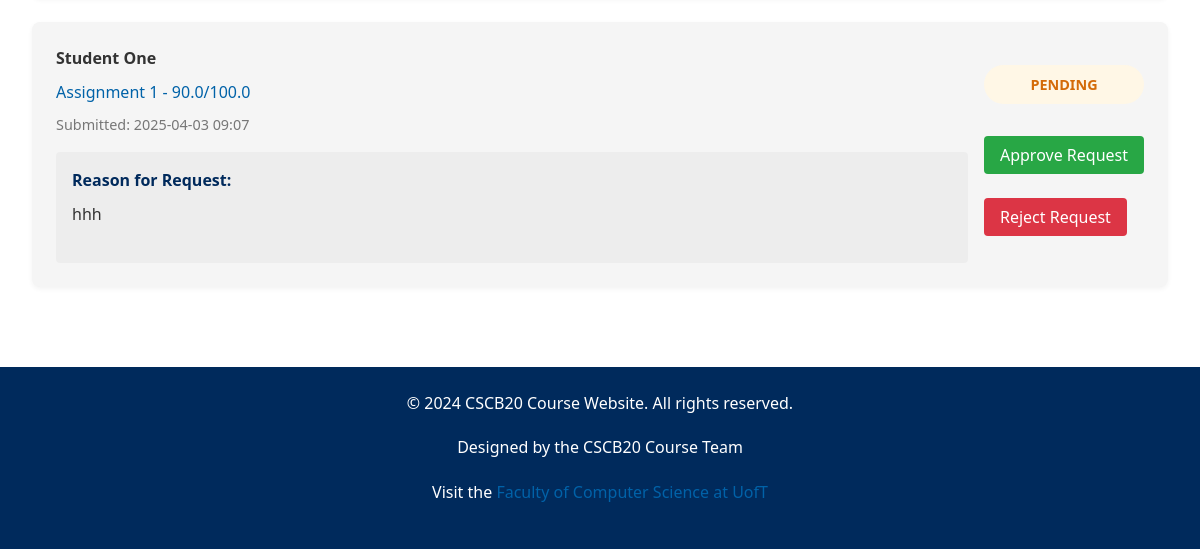
The page /instructor/remark-requests (signed in, lower part) on the database as committed earlier.
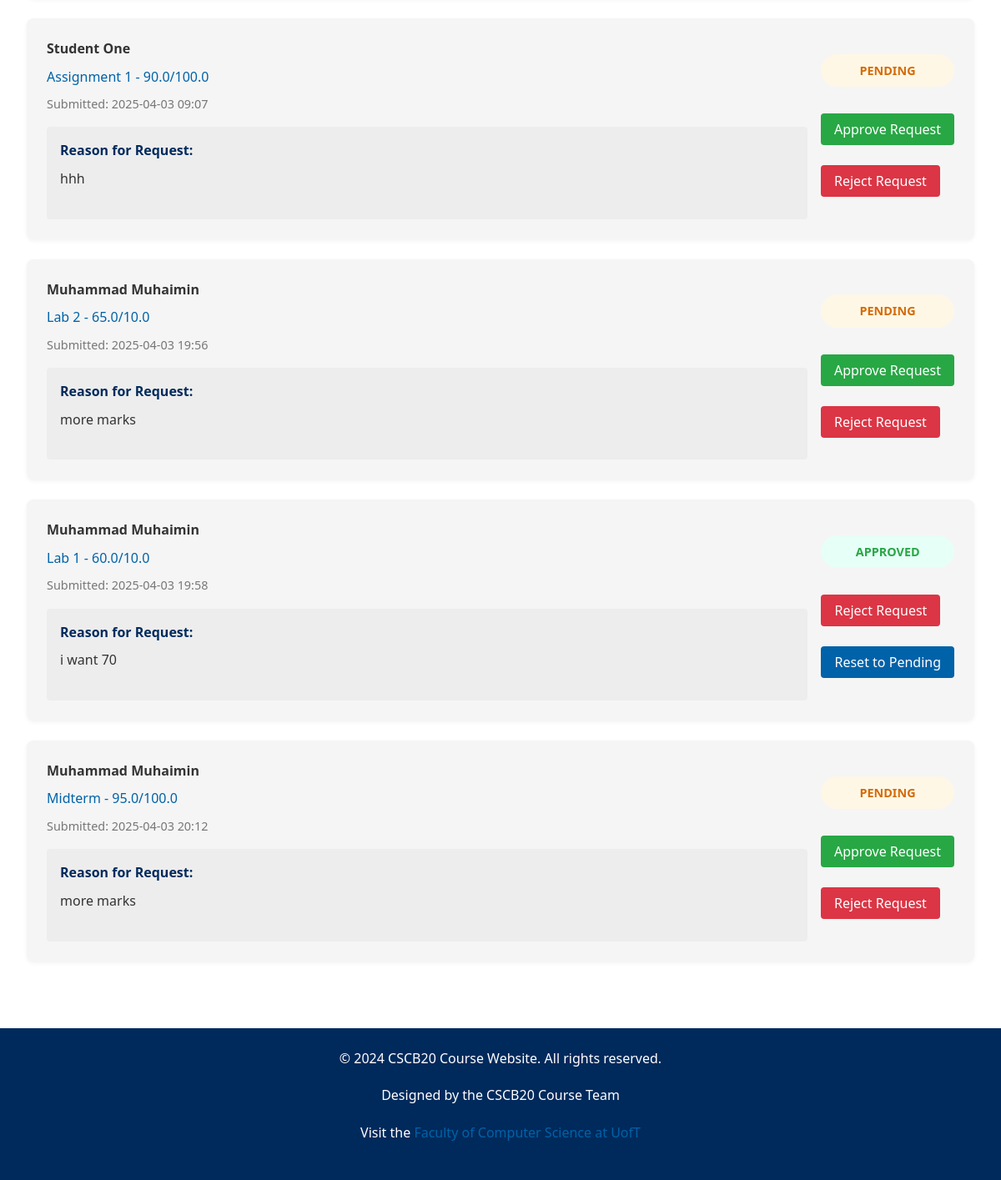
The same page on the database as committed later.
### app.py (models this page shows, shortened)
class User(db.Model):
    id = db.Column(db.Integer, primary_key=True)
    username = db.Column(db.String(80), unique=True, nullable=False)
    password = db.Column(db.String(200), nullable=False)
    name = db.Column(db.String(100), nullable=False)
    role = db.Column(db.String(20), nullable=False)
    marks = db.relationship('Mark', backref='student', lazy=True)
    remark_requests = db.relationship('RemarkRequest', backref='student', lazy=True)

class Assignment(db.Model):
    id = db.Column(db.Integer, primary_key=True)
    name = db.Column(db.String(100), nullable=False)
    type = db.Column(db.String(20), nullable=False)
    max_mark = db.Column(db.Float, nullable=False)
    marks = db.relationship('Mark', backref='assignment', lazy=True)
    remark_requests = db.relationship('RemarkRequest', backref='assignment', lazy=True)

class Mark(db.Model):
    id = db.Column(db.Integer, primary_key=True)
    student_id = db.Column(db.Integer, db.ForeignKey('user.id'), nullable=False)
    assignment_id = db.Column(db.Integer, db.ForeignKey('assignment.id'), nullable=False)
    mark = db.Column(db.Float, nullable=False)

class RemarkRequest(db.Model):
    id = db.Column(db.Integer, primary_key=True)
    student_id = db.Column(db.Integer, db.ForeignKey('user.id'), nullable=False)
    assignment_id = db.Column(db.Integer, db.ForeignKey('assignment.id'), nullable=False)
    reason = db.Column(db.Text, nullable=False)
    status = db.Column(db.String(20), default='pending')
    created_at = db.Column(db.DateTime, default=datetime.utcnow)

### app.py (the view)
    def wrapper(*args, **kwargs):
        if 'user_id' not in session:
            flash('Please log in to access this page', 'info')
            return redirect(url_for('login'))
        return route_function(*args, **kwargs)

### app.py (called while the page is built)
def login_required(route_function):
    def wrapper(*args, **kwargs):
        if 'user_id' not in session:
            flash('Please log in to access this page', 'info')
            return redirect(url_for('login'))
        return route_function(*args, **kwargs)
    wrapper.__name__ = route_function.__name__
    return wrapper

### templates/instructor/remark_requests.html (shortened to what this page needs)
{% extends 'base.html' %}
{% block content %}
<section class="remark-content">
    {% if requests %}
    <div class="remark-requests">
        {% for request in requests %}
        <div class="remark-card" data-status="{{ request.status }}">
            <div class="remark-info">
                <div class="student-name">{{ request.student_name }}</div>
                <div class="mark-info">{{ request.assignment_name }} - {{ request.mark }}/{{ request.max_mark }}</div>
                <div class="request-date">Submitted: {{ request.created_at.strftime('%Y-%m-%d %H:%M') }}</div>
                <div class="request-reason">
                    <h4>Reason for Request:</h4>
                    <p>{{ request.reason }}</p>
                </div>
            </div>
            <div class="remark-actions">
                <div class="status-badge {{ request.status }}">
                    {{ request.status|capitalize }}
                </div>
                {% if request.status != 'approved' %}
                <form method="POST" action="{{ url_for('update_remark_request', request_id=request.id) }}">
                    <button type="submit" class="button approve-button">Approve Request</button>
                </form>
                {% endif %}
                {% if request.status != 'rejected' %}
                <form method="POST" action="{{ url_for('update_remark_request', request_id=request.id) }}">
                    <button type="submit" class="button reject-button">Reject Request</button>
                </form>
                {% endif %}
                {% if request.status != 'pending' %}
                <form method="POST" action="{{ url_for('update_remark_request', request_id=request.id) }}">
                    <button type="submit" class="button secondary-button">Reset to Pending</button>
                </form>
                {% endif %}
            </div>
        </div>
        {% endfor %}
    </div>
    {% else %}
    <div class="no-requests">
        <p>No remark requests have been submitted yet.</p>
    </div>
    {% endif %}
</section>
{% endblock %}

Rows that differ between the two databases and show on the page:
now on this page (row unchanged): User: student_name "Muhammad Muhaimin" "Muhammad Muhaimin" "Muhammad Muhaimin"
now on this page (row unchanged): Assignment: assignment_name "Lab 2", max_mark "10.0"
added Mark: mark "65.0"
added RemarkRequest: created_at "2025-04-03 19:56", reason "more marks", status "PENDING"
now on this page (row unchanged): Assignment: assignment_name "Lab 1", max_mark "10.0"
added Mark: mark "60.0"
added RemarkRequest: created_at "2025-04-03 19:58", reason "i want 70", status "APPROVED"
now on this page (row unchanged): Assignment: assignment_name "Midterm", max_mark "100.0"
added Mark: mark "95.0"
added RemarkRequest: created_at "2025-04-03 20:12", reason "more marks", status "PENDING"
Other text that changed with them:
new list line: "- / Submitted: Reason for Request: Approve Request Reject Request"
new list line: "- / Submitted: Reason for Request: Reject Request Reset to Pending"
